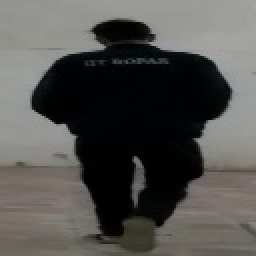
#> input picture test/0.jpg, 128 x 128 px (shown 2 times larger)
$ python trim.py test out
#> lines starting #> are read from the running program, lines starting #| are printed output that depends on the picture
import cv2
import os
import sys

imagedir = sys.argv[1]
savedir = sys.argv[2]
for filename in os.listdir(imagedir):
    path = os.path.join(imagedir, filename)
    image = cv2.imread(path)
#> image is the input picture: shape (128, 128, 3); mean B, G, R 79.4, 82.2, 82.8
    image = image[int(image.shape[0]/2):, :, :]
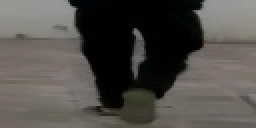
#> image: shape (64, 128, 3) (shown 2 times larger); mean B, G, R 73.7, 78.1, 81.1
    savepath = os.path.join(savedir, filename)
    cv2.imwrite(savepath, image)
#> pass 2 of the loop `for filename in os.listdir(imagedir):`:
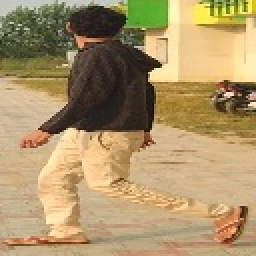
#> input picture test/1.jpg, 128 x 128 px (shown 2 times larger)
#> image is the input picture: shape (128, 128, 3); mean B, G, R 104.1, 147.3, 171.1
#> `image = image[int(image.shape[0]/2):, :, :]`:
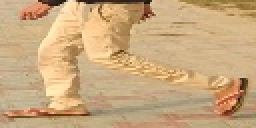
#> image: shape (64, 128, 3) (shown 2 times larger); mean B, G, R 125.5, 168.7, 201.4
